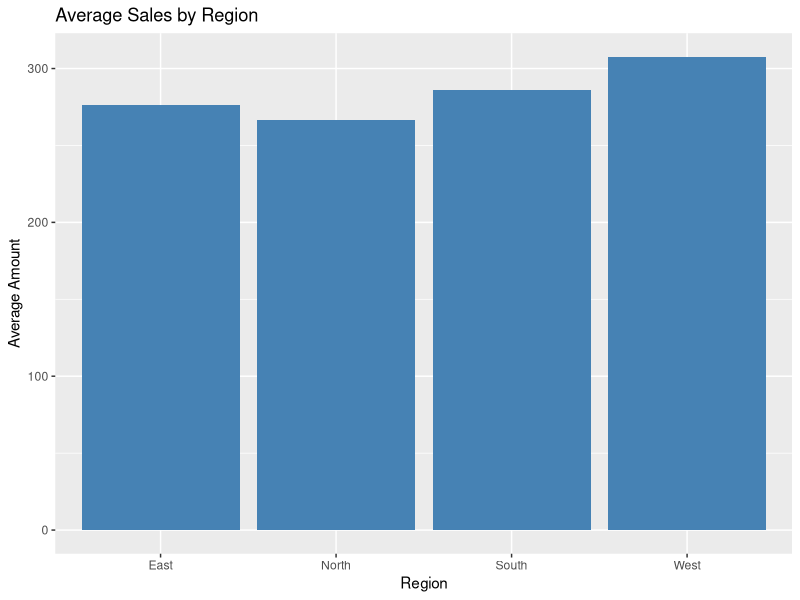

The R script that drew this image:
## ---- chunk 1
library(ggplot2)

# Generate synthetic sales data
set.seed(123)
sales <- data.frame(
  region = sample(c("North", "South", "East", "West"), 100, replace = TRUE),
  amount = round(runif(100, 50, 500), 2)
)

# Calculate average sales by region
avg_sales <- aggregate(amount ~ region, data = sales, FUN = mean)
print(avg_sales)

# Create bar chart
ggplot(avg_sales, aes(x = region, y = amount)) +
  geom_col(fill = "steelblue") +
  labs(title = "Average Sales by Region", x = "Region", y = "Average Amount")
